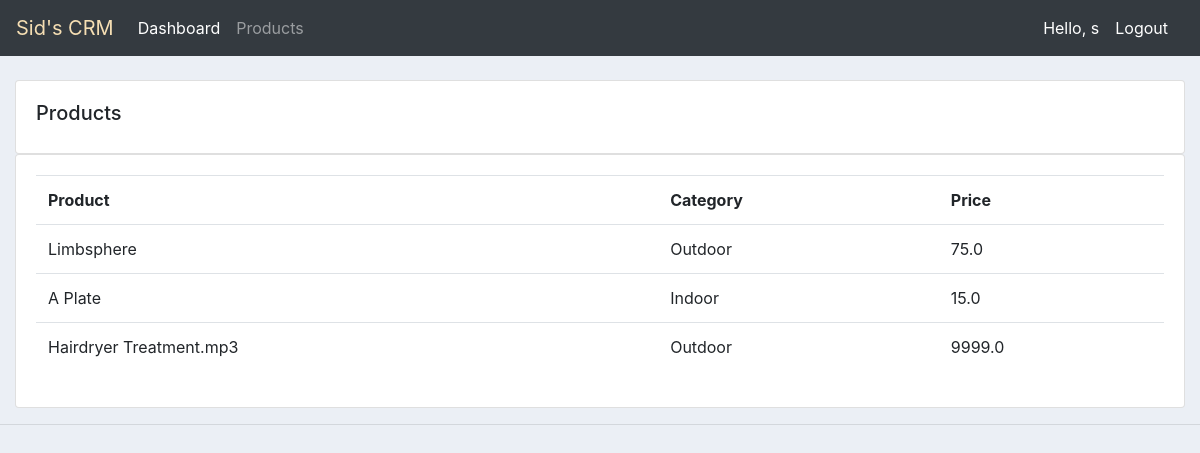
Screenshot of /products/ (signed in) with the database file from the repository.
### accounts/models.py (models this page shows, shortened)
class Product(models.Model):
    CATEGORY = (
        ('Indoor', 'Indoor'),
        ('Outdoor', 'Outdoor'),
    )
    name = models.CharField(max_length=250, null=True)
    price = models.FloatField(null=True)
    category = models.CharField(max_length=250, null=True, choices=CATEGORY)
    description = models.CharField(max_length=250, null=True)
    date_created = models.DateTimeField(default=timezone.now)
    tag = models.ManyToManyField(Tag)

### accounts/decorators.py (the view)
        def wrapper_func(request, *args, **kwargs):
            group = None
            if request.user.groups.exists():
                group = request.user.groups.all()[0].name
            if group in allowed_roles:
                return view_func(request, *args, **kwargs)
            else:
                return HttpResponse('Dead end my friend')

### accounts/views.py (called while the page is built)
@login_required(login_url='login')
@allowed_users(allowed_roles=['admin'])
def products(request):
    products = Product.objects.all()
    return render(request, 'accounts/products.html', {'products': products})

### accounts/templates/accounts/products.html
{% extends 'accounts/base.html' %}
{% block content %}
  <br>
		<div class="row">
			<div class="col-md">
				<div class="card card-body">
					<h5>Products</h5>
				</div>
				<div class="card card-body">
					<table class="table">
						<tr>
							<th>Product</th>
							<th>Category</th>
							<th>Price</th>
						</tr>
						{% for x in products %}
						<tr>
							<td>{{x.name}}</td>
							<td>{{x.category}}</td>
							<td>{{x.price}}</td>
						</tr>
						{% endfor %}
					</table>
				</div>
			</div>
		</div>
{% endblock  %}

### accounts/templates/accounts/navbar.html (shortened to what this page needs)
{% load static %}
<nav class="navbar navbar-expand-lg navbar-dark bg-dark">
  <a class="navbar-brand" id="logo" href="/">Sid's CRM</a>
  <div class="collapse navbar-collapse" id="navbarNav">
    <ul class="navbar-nav">
      {% if request.user.is_staff %}
      <li class="nav-item active">
        <a class="nav-link" href="{% url 'home' %}">Dashboard</a>
      </li>
      <li class="nav-item">
        <a class="nav-link" href="{% url 'products' %}">Products</a>
      </li>
      {% else %}
      <li class="nav-item">
        <a class="nav-link" href="{% url 'account' %}">Settings</a>
      </li>
      {% endif %}
    </ul>
  </div>
  <span class="hello-msg">Hello, {{request.user}}</span>
  <span><a class="hello-msg" href="{% url 'logout' %}">Logout</a></span>
</nav>

### static/css/main.css (style rules this page uses)
#logo { color: wheat; }
body { background-color: #ebeff5; }

### accounts/templates/accounts/navbar.html (style rules this page uses)
.hello-msg { font-size: 1rem; color: white; margin-right: 1rem; }

### rows the page displays
Product: name "Limbsphere", category "Outdoor", price "75.0"
Product: name "A Plate", category "Indoor", price "15.0"
Product: name "Hairdryer Treatment.mp3", category "Outdoor", price "9999.0"

### other values shown
{{ request.user }} "s"
